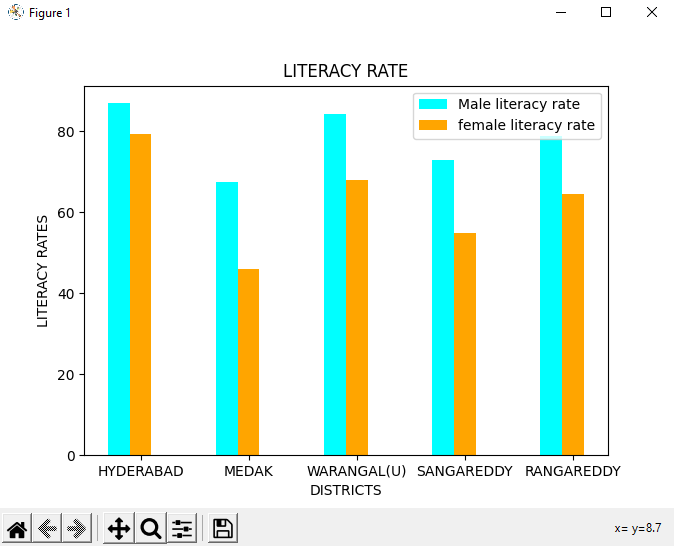

Recreate this plot in Python.
import matplotlib.pyplot as plt
import numpy as np
  
# create data
x = np.arange(5)
y1 = [86.99, 67.51, 84.4, 73.02, 78.94]
y2 = [79.35, 45.98,67.98, 54.84, 64.63 ]

width = 0.2
  
# plot data in grouped manner of bar type
plt.bar(x-0.2, y1, width, color='cyan')
plt.bar(x, y2, width, color='orange')
#plt.bar(x+0.2, y3, width, color='green')
plt.xticks(x, ['HYDERABAD', 'MEDAK', 'WARANGAL(U)', 'SANGAREDDY', 'RANGAREDDY'])
plt.xlabel("DISTRICTS")
plt.ylabel("LITERACY RATES")
plt.legend(["Male literacy rate", "female literacy rate"])
plt.title('LITERACY RATE')
plt.show()
